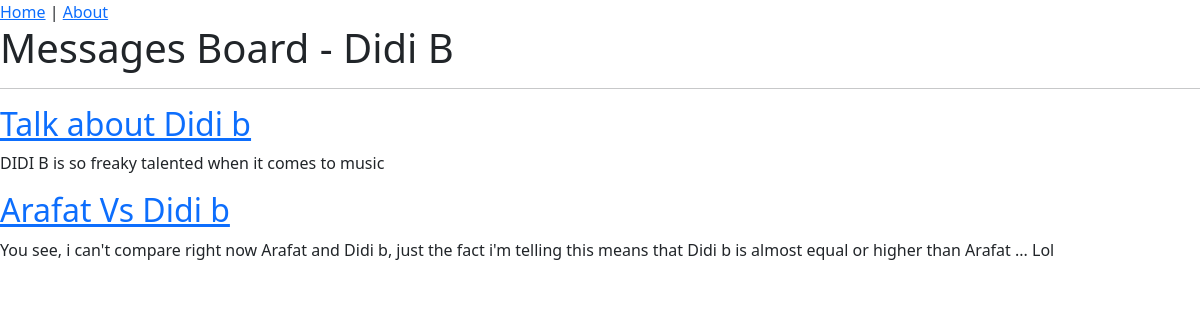
The page / on the database its author committed.
### page/models.py (models this page shows, shortened)
class Post(models.Model):
    title = models.CharField(max_length=60)
    author = models.ForeignKey('auth.User', on_delete=models.CASCADE)
    text = models.TextField()

### page/views.py (the view)
# urls.py: path('', HomePageView.as_view(), name='home'),
class HomePageView(ListView):
    model = Post
    context_object_name = 'all_post_list'
    template_name = 'home.html'

### page/templates/home.html
{% extends 'wrapper.html' %}
{% block content %}
<h1>Messages Board - Didi B</h1>
<hr>
{% for post in all_post_list %}
<div class="post-entry">
    <h2><a href=""> {{ post.title }} </a></h2>
    <p>
        {{ post.text }}
    </p>
</div>
{% endfor %}
{% endblock %}

### rows shown on the page
Post: title "Talk about Didi b", text "DIDI B is so freaky talented when it comes to music"
Post: title "Arafat Vs Didi b", text "You see, i can't compare right now Arafat and Didi b, just the fact i'm telling this means that Didi b is almost equal or higher than Arafat ... Lol"
